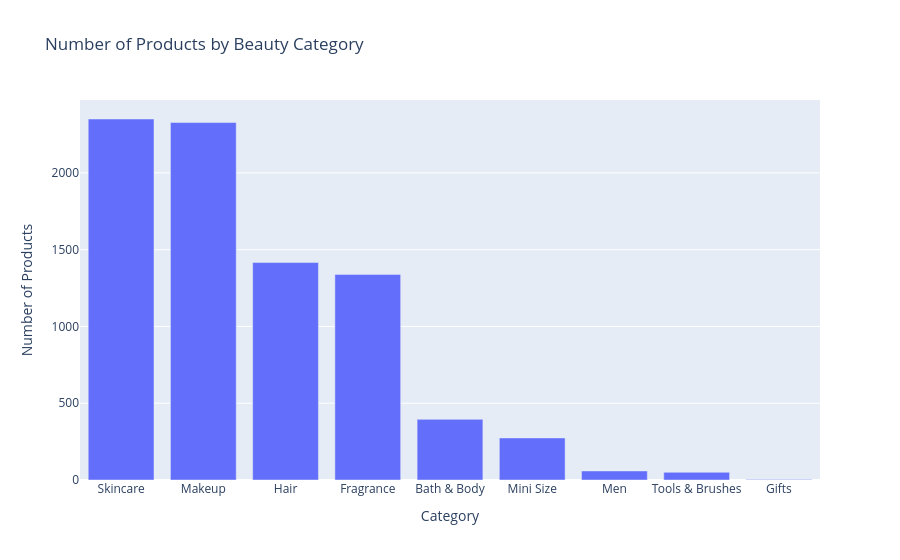

Notebook code cell kept with this figure:
### Code cell
fig = px.bar(
    category_summary,
    x="primary_category",
    y="products",
    title="Number of Products by Beauty Category",
    labels={
        "primary_category": "Category",
        "products": "Number of Products"
    }
)

fig.show()

### Figure 1 — Plotly figure (JSON) as saved in the notebook; plotly's stock layout.template omitted (floating-point values rounded to 4 significant figures)
{"data": [{"alignmentgroup": "True", "hovertemplate": "Category=%{x}<br>Number of Products=%{y}<extra></extra>", "legendgroup": "", "marker": {"color": "#636efa", "pattern": {"shape": ""}}, "name": "", "offsetgroup": "", "orientation": "v", "showlegend": false, "textposition": "auto", "type": "bar", "x": ["Skincare", "Makeup", "Hair", "Fragrance", "Bath & Body", "Mini Size", "Men", "Tools & Brushes", "Gifts"], "xaxis": "x", "y": [2351, 2328, 1416, 1339, 395, 274, 59, 50, 4], "yaxis": "y"}], "layout": {"barmode": "relative", "legend": {"tracegroupgap": 0}, "title": {"text": "Number of Products by Beauty Category"}, "xaxis": {"anchor": "y", "domain": [0, 1], "title": {"text": "Category"}}, "yaxis": {"anchor": "x", "domain": [0, 1], "title": {"text": "Number of Products"}}}}
